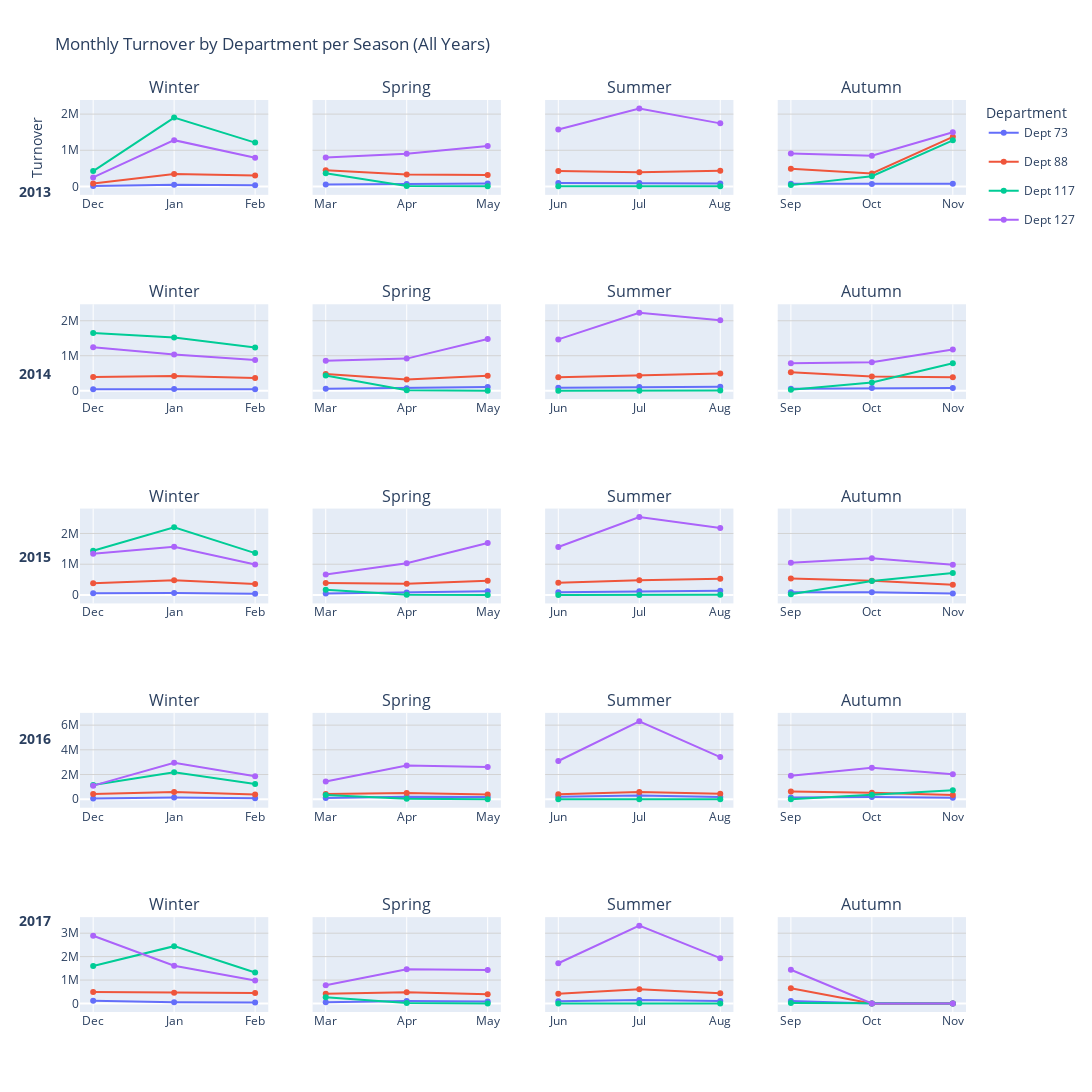

The code cell stored with this chart in its notebook:
### Code cell
df_train["day_id"] = pd.to_datetime(df_train["day_id"])
df_train["year"] = df_train["day_id"].dt.year
df_train["month"] = df_train["day_id"].dt.month
df_train["month_name"] = df_train["day_id"].dt.strftime("%b")


def get_season(month):
    if month in [12, 1, 2]:
        return "Winter"
    elif month in [3, 4, 5]:
        return "Spring"
    elif month in [6, 7, 8]:
        return "Summer"
    else:
        return "Autumn"


df_train["season"] = df_train["month"].apply(get_season)

#TODO: Correct the jan/dec problem
df_train.loc[df_train["month"] == 12, "year"] += 1


monthly_sales = (
    df_train.groupby(["year", "season", "month", "month_name", "dpt_num_department"])[
        "turnover"
    ]
    .sum()
    .reset_index()
)

season_order = ["Winter", "Spring", "Summer", "Autumn"]
years = sorted(df_train["year"].unique())

season_months = {
    "Winter": [12, 1, 2],
    "Spring": [3, 4, 5],
    "Summer": [6, 7, 8],
    "Autumn": [9, 10, 11],
}

departments = sorted(df_train["dpt_num_department"].unique())
color_map = {
    dept: px.colors.qualitative.Plotly[i % len(px.colors.qualitative.Plotly)]
    for i, dept in enumerate(departments)
}

fig = make_subplots(
    rows=len(years),
    cols=4,
    subplot_titles=season_order * len(years),
    shared_yaxes=True,
    horizontal_spacing=0.05,
    vertical_spacing=0.12,
)


for row_idx, year in enumerate(years, start=1):
    year_data = monthly_sales[monthly_sales["year"] == year]

    for col_idx, season in enumerate(season_order, start=1):
        season_data = year_data[year_data["season"] == season]
        months_ordered = season_months[season]

        for dept in departments:
            dept_data = season_data[season_data["dpt_num_department"] == dept]
            dept_data = (
                dept_data.set_index("month").reindex(months_ordered).reset_index()
            )
            dept_data["month_name"] = dept_data["month"].apply(
                lambda m: calendar.month_abbr[m]
            )
            dept_data["turnover"] = dept_data["turnover"].fillna(0)

            fig.add_trace(
                go.Scatter(
                    x=dept_data["month_name"],
                    y=dept_data["turnover"],
                    mode="lines+markers",
                    name=f"Dept {dept}",
                    legendgroup=f"Dept {dept}",
                    line=dict(color=color_map[dept]),
                    marker=dict(color=color_map[dept]),
                    showlegend=(row_idx == 1 and col_idx == 1),
                ),
                row=row_idx,
                col=col_idx,
            )

    fig.add_annotation(
        xref="paper",
        yref="paper",
        x=-0.03,
        y=1 - (row_idx - 1) / len(years) - 1 / (2 * len(years)),
        text=f"<b>{year}</b>",
        showarrow=False,
        font=dict(size=14),
        xanchor="right",
        yanchor="middle",
    )

fig.update_layout(
    height=300 * len(years),
    width=1400,
    title_text="Monthly Turnover by Department per Season (All Years)",
    yaxis_title="Turnover",
    legend_title="Department",
)


fig.update_yaxes(showgrid=True, gridcolor="lightgrey")

fig.show()

### Figure 1 — Plotly figure (JSON) as saved in the notebook; plotly's stock layout.template omitted (floating-point values rounded to 4 significant figures)
{"data": [{"legendgroup": "Dept 73", "line": {"color": "#636EFA"}, "marker": {"color": "#636EFA"}, "mode": "lines+markers", "name": "Dept 73", "showlegend": true, "type": "scatter", "x": ["Dec", "Jan", "Feb"], "xaxis": "x", "y": [9970.0, 48210.0, 33110.0], "yaxis": "y"}, {"legendgroup": "Dept 88", "line": {"color": "#EF553B"}, "marker": {"color": "#EF553B"}, "mode": "lines+markers", "name": "Dept 88", "showlegend": true, "type": "scatter", "x": ["Dec", "Jan", "Feb"], "xaxis": "x", "y": [78640.0, 342500.0, 304000.0], "yaxis": "y"}, {"legendgroup": "Dept 117", "line": {"color": "#00CC96"}, "marker": {"color": "#00CC96"}, "mode": "lines+markers", "name": "Dept 117", "showlegend": true, "type": "scatter", "x": ["Dec", "Jan", "Feb"], "xaxis": "x", "y": [423600.0, 1903000.0, 1211000.0], "yaxis": "y"}, {"legendgroup": "Dept 127", "line": {"color": "#AB63FA"}, "marker": {"color": "#AB63FA"}, "mode": "lines+markers", "name": "Dept 127", "showlegend": true, "type": "scatter", "x": ["Dec", "Jan", "Feb"], "xaxis": "x", "y": [248300.0, 1279000.0, 793600.0], "yaxis": "y"}, {"legendgroup": "Dept 73", "line": {"color": "#636EFA"}, "marker": {"color": "#636EFA"}, "mode": "lines+markers", "name": "Dept 73", "showlegend": false, "type": "scatter", "x": ["Mar", "Apr", "May"], "xaxis": "x2", "y": [48880.0, 65210.0, 79290.0], "yaxis": "y2"}, {"legendgroup": "Dept 88", "line": {"color": "#EF553B"}, "marker": {"color": "#EF553B"}, "mode": "lines+markers", "name": "Dept 88", "showlegend": false, "type": "scatter", "x": ["Mar", "Apr", "May"], "xaxis": "x2", "y": [448400.0, 326400.0, 313600.0], "yaxis": "y2"}, {"legendgroup": "Dept 117", "line": {"color": "#00CC96"}, "marker": {"color": "#00CC96"}, "mode": "lines+markers", "name": "Dept 117", "showlegend": false, "type": "scatter", "x": ["Mar", "Apr", "May"], "xaxis": "x2", "y": [365200.0, 8937.0, 756.0], "yaxis": "y2"}, {"legendgroup": "Dept 127", "line": {"color": "#AB63FA"}, "marker": {"color": "#AB63FA"}, "mode": "lines+markers", "name": "Dept 127", "showlegend": false, "type": "scatter", "x": ["Mar", "Apr", "May"], "xaxis": "x2", "y": [798200.0, 899600.0, 1118000.0], "yaxis": "y2"}, {"legendgroup": "Dept 73", "line": {"color": "#636EFA"}, "marker": {"color": "#636EFA"}, "mode": "lines+markers", "name": "Dept 73", "showlegend": false, "type": "scatter", "x": ["Jun", "Jul", "Aug"], "xaxis": "x3", "y": [95320.0, 90250.0, 77940.0], "yaxis": "y3"}, {"legendgroup": "Dept 88", "line": {"color": "#EF553B"}, "marker": {"color": "#EF553B"}, "mode": "lines+markers", "name": "Dept 88", "showlegend": false, "type": "scatter", "x": ["Jun", "Jul", "Aug"], "xaxis": "x3", "y": [427300.0, 391300.0, 432800.0], "yaxis": "y3"}, {"legendgroup": "Dept 117", "line": {"color": "#00CC96"}, "marker": {"color": "#00CC96"}, "mode": "lines+markers", "name": "Dept 117", "showlegend": false, "type": "scatter", "x": ["Jun", "Jul", "Aug"], "xaxis": "x3", "y": [1255.0, 1397.0, 6705.0], "yaxis": "y3"}, {"legendgroup": "Dept 127", "line": {"color": "#AB63FA"}, "marker": {"color": "#AB63FA"}, "mode": "lines+markers", "name": "Dept 127", "showlegend": false, "type": "scatter", "x": ["Jun", "Jul", "Aug"], "xaxis": "x3", "y": [1575000.0, 2155000.0, 1744000.0], "yaxis": "y3"}, {"legendgroup": "Dept 73", "line": {"color": "#636EFA"}, "marker": {"color": "#636EFA"}, "mode": "lines+markers", "name": "Dept 73", "showlegend": false, "type": "scatter", "x": ["Sep", "Oct", "Nov"], "xaxis": "x4", "y": [70120.0, 63040.0, 71890.0], "yaxis": "y4"}, {"legendgroup": "Dept 88", "line": {"color": "#EF553B"}, "marker": {"color": "#EF553B"}, "mode": "lines+markers", "name": "Dept 88", "showlegend": false, "type": "scatter", "x": ["Sep", "Oct", "Nov"], "xaxis": "x4", "y": [485900.0, 359600.0, 1371000.0], "yaxis": "y4"}, {"legendgroup": "Dept 117", "line": {"color": "#00CC96"}, "marker": {"color": "#00CC96"}, "mode": "lines+markers", "name": "Dept 117", "showlegend": false, "type": "scatter", "x": ["Sep", "Oct", "Nov"], "xaxis": "x4", "y": [34900.0, 281500.0, 1275000.0], "yaxis": "y4"}, {"legendgroup": "Dept 127", "line": {"color": "#AB63FA"}, "marker": {"color": "#AB63FA"}, "mode": "lines+markers", "name": "Dept 127", "showlegend": false, "type": "scatter", "x": ["Sep", "Oct", "Nov"], "xaxis": "x4", "y": [912600.0, 847100.0, 1499000.0], "yaxis": "y4"}, {"legendgroup": "Dept 73", "line": {"color": "#636EFA"}, "marker": {"color": "#636EFA"}, "mode": "lines+markers", "name": "Dept 73", "showlegend": false, "type": "scatter", "x": ["Dec", "Jan", "Feb"], "xaxis": "x5", "y": [43830.0, 46840.0, 39120.0], "yaxis": "y5"}, {"legendgroup": "Dept 88", "line": {"color": "#EF553B"}, "marker": {"color": "#EF553B"}, "mode": "lines+markers", "name": "Dept 88", "showlegend": false, "type": "scatter", "x": ["Dec", "Jan", "Feb"], "xaxis": "x5", "y": [391700.0, 417800.0, 365600.0], "yaxis": "y5"}, {"legendgroup": "Dept 117", "line": {"color": "#00CC96"}, "marker": {"color": "#00CC96"}, "mode": "lines+markers", "name": "Dept 117", "showlegend": false, "type": "scatter", "x": ["Dec", "Jan", "Feb"], "xaxis": "x5", "y": [1651000.0, 1521000.0, 1237000.0], "yaxis": "y5"}, {"legendgroup": "Dept 127", "line": {"color": "#AB63FA"}, "marker": {"color": "#AB63FA"}, "mode": "lines+markers", "name": "Dept 127", "showlegend": false, "type": "scatter", "x": ["Dec", "Jan", "Feb"], "xaxis": "x5", "y": [1246000.0, 1038000.0, 880800.0], "yaxis": "y5"}, {"legendgroup": "Dept 73", "line": {"color": "#636EFA"}, "marker": {"color": "#636EFA"}, "mode": "lines+markers", "name": "Dept 73", "showlegend": false, "type": "scatter", "x": ["Mar", "Apr", "May"], "xaxis": "x6", "y": [53290.0, 69590.0, 105700.0], "yaxis": "y6"}, {"legendgroup": "Dept 88", "line": {"color": "#EF553B"}, "marker": {"color": "#EF553B"}, "mode": "lines+markers", "name": "Dept 88", "showlegend": false, "type": "scatter", "x": ["Mar", "Apr", "May"], "xaxis": "x6", "y": [474200.0, 318200.0, 424900.0], "yaxis": "y6"}, {"legendgroup": "Dept 117", "line": {"color": "#00CC96"}, "marker": {"color": "#00CC96"}, "mode": "lines+markers", "name": "Dept 117", "showlegend": false, "type": "scatter", "x": ["Mar", "Apr", "May"], "xaxis": "x6", "y": [432800.0, 9427.0, 1313.0], "yaxis": "y6"}, {"legendgroup": "Dept 127", "line": {"color": "#AB63FA"}, "marker": {"color": "#AB63FA"}, "mode": "lines+markers", "name": "Dept 127", "showlegend": false, "type": "scatter", "x": ["Mar", "Apr", "May"], "xaxis": "x6", "y": [857600.0, 918000.0, 1481000.0], "yaxis": "y6"}, {"legendgroup": "Dept 73", "line": {"color": "#636EFA"}, "marker": {"color": "#636EFA"}, "mode": "lines+markers", "name": "Dept 73", "showlegend": false, "type": "scatter", "x": ["Jun", "Jul", "Aug"], "xaxis": "x7", "y": [83130.0, 107200.0, 116200.0], "yaxis": "y7"}, {"legendgroup": "Dept 88", "line": {"color": "#EF553B"}, "marker": {"color": "#EF553B"}, "mode": "lines+markers", "name": "Dept 88", "showlegend": false, "type": "scatter", "x": ["Jun", "Jul", "Aug"], "xaxis": "x7", "y": [382000.0, 427700.0, 491200.0], "yaxis": "y7"}, {"legendgroup": "Dept 117", "line": {"color": "#00CC96"}, "marker": {"color": "#00CC96"}, "mode": "lines+markers", "name": "Dept 117", "showlegend": false, "type": "scatter", "x": ["Jun", "Jul", "Aug"], "xaxis": "x7", "y": [1681.0, 1402.0, 7020.0], "yaxis": "y7"}, {"legendgroup": "Dept 127", "line": {"color": "#AB63FA"}, "marker": {"color": "#AB63FA"}, "mode": "lines+markers", "name": "Dept 127", "showlegend": false, "type": "scatter", "x": ["Jun", "Jul", "Aug"], "xaxis": "x7", "y": [1467000.0, 2229000.0, 2017000.0], "yaxis": "y7"}, {"legendgroup": "Dept 73", "line": {"color": "#636EFA"}, "marker": {"color": "#636EFA"}, "mode": "lines+markers", "name": "Dept 73", "showlegend": false, "type": "scatter", "x": ["Sep", "Oct", "Nov"], "xaxis": "x8", "y": [56000.0, 74630.0, 74590.0], "yaxis": "y8"}, {"legendgroup": "Dept 88", "line": {"color": "#EF553B"}, "marker": {"color": "#EF553B"}, "mode": "lines+markers", "name": "Dept 88", "showlegend": false, "type": "scatter", "x": ["Sep", "Oct", "Nov"], "xaxis": "x8", "y": [529900.0, 408000.0, 387100.0], "yaxis": "y8"}, {"legendgroup": "Dept 117", "line": {"color": "#00CC96"}, "marker": {"color": "#00CC96"}, "mode": "lines+markers", "name": "Dept 117", "showlegend": false, "type": "scatter", "x": ["Sep", "Oct", "Nov"], "xaxis": "x8", "y": [23910.0, 235100.0, 787500.0], "yaxis": "y8"}, {"legendgroup": "Dept 127", "line": {"color": "#AB63FA"}, "marker": {"color": "#AB63FA"}, "mode": "lines+markers", "name": "Dept 127", "showlegend": false, "type": "scatter", "x": ["Sep", "Oct", "Nov"], "xaxis": "x8", "y": [785000.0, 815000.0, 1176000.0], "yaxis": "y8"}, {"legendgroup": "Dept 73", "line": {"color": "#636EFA"}, "marker": {"color": "#636EFA"}, "mode": "lines+markers", "name": "Dept 73", "showlegend": false, "type": "scatter", "x": ["Dec", "Jan", "Feb"], "xaxis": "x9", "y": [55690.0, 62110.0, 38370.0], "yaxis": "y9"}, {"legendgroup": "Dept 88", "line": {"color": "#EF553B"}, "marker": {"color": "#EF553B"}, "mode": "lines+markers", "name": "Dept 88", "showlegend": false, "type": "scatter", "x": ["Dec", "Jan", "Feb"], "xaxis": "x9", "y": [377900.0, 476400.0, 354400.0], "yaxis": "y9"}, {"legendgroup": "Dept 117", "line": {"color": "#00CC96"}, "marker": {"color": "#00CC96"}, "mode": "lines+markers", "name": "Dept 117", "showlegend": false, "type": "scatter", "x": ["Dec", "Jan", "Feb"], "xaxis": "x9", "y": [1440000.0, 2198000.0, 1361000.0], "yaxis": "y9"}, {"legendgroup": "Dept 127", "line": {"color": "#AB63FA"}, "marker": {"color": "#AB63FA"}, "mode": "lines+markers", "name": "Dept 127", "showlegend": false, "type": "scatter", "x": ["Dec", "Jan", "Feb"], "xaxis": "x9", "y": [1344000.0, 1565000.0, 988400.0], "yaxis": "y9"}, {"legendgroup": "Dept 73", "line": {"color": "#636EFA"}, "marker": {"color": "#636EFA"}, "mode": "lines+markers", "name": "Dept 73", "showlegend": false, "type": "scatter", "x": ["Mar", "Apr", "May"], "xaxis": "x10", "y": [47940.0, 81160.0, 121000.0], "yaxis": "y10"}, {"legendgroup": "Dept 88", "line": {"color": "#EF553B"}, "marker": {"color": "#EF553B"}, "mode": "lines+markers", "name": "Dept 88", "showlegend": false, "type": "scatter", "x": ["Mar", "Apr", "May"], "xaxis": "x10", "y": [392200.0, 364100.0, 465900.0], "yaxis": "y10"}, {"legendgroup": "Dept 117", "line": {"color": "#00CC96"}, "marker": {"color": "#00CC96"}, "mode": "lines+markers", "name": "Dept 117", "showlegend": false, "type": "scatter", "x": ["Mar", "Apr", "May"], "xaxis": "x10", "y": [169400.0, 9203.0, 1155.0], "yaxis": "y10"}, {"legendgroup": "Dept 127", "line": {"color": "#AB63FA"}, "marker": {"color": "#AB63FA"}, "mode": "lines+markers", "name": "Dept 127", "showlegend": false, "type": "scatter", "x": ["Mar", "Apr", "May"], "xaxis": "x10", "y": [668300.0, 1034000.0, 1688000.0], "yaxis": "y10"}, {"legendgroup": "Dept 73", "line": {"color": "#636EFA"}, "marker": {"color": "#636EFA"}, "mode": "lines+markers", "name": "Dept 73", "showlegend": false, "type": "scatter", "x": ["Jun", "Jul", "Aug"], "xaxis": "x11", "y": [92240.0, 117200.0, 134800.0], "yaxis": "y11"}, {"legendgroup": "Dept 88", "line": {"color": "#EF553B"}, "marker": {"color": "#EF553B"}, "mode": "lines+markers", "name": "Dept 88", "showlegend": false, "type": "scatter", "x": ["Jun", "Jul", "Aug"], "xaxis": "x11", "y": [401100.0, 481200.0, 524300.0], "yaxis": "y11"}, {"legendgroup": "Dept 117", "line": {"color": "#00CC96"}, "marker": {"color": "#00CC96"}, "mode": "lines+markers", "name": "Dept 117", "showlegend": false, "type": "scatter", "x": ["Jun", "Jul", "Aug"], "xaxis": "x11", "y": [1135.0, 2471.0, 5041.0], "yaxis": "y11"}, {"legendgroup": "Dept 127", "line": {"color": "#AB63FA"}, "marker": {"color": "#AB63FA"}, "mode": "lines+markers", "name": "Dept 127", "showlegend": false, "type": "scatter", "x": ["Jun", "Jul", "Aug"], "xaxis": "x11", "y": [1560000.0, 2533000.0, 2181000.0], "yaxis": "y11"}, {"legendgroup": "Dept 73", "line": {"color": "#636EFA"}, "marker": {"color": "#636EFA"}, "mode": "lines+markers", "name": "Dept 73", "showlegend": false, "type": "scatter", "x": ["Sep", "Oct", "Nov"], "xaxis": "x12", "y": [87380.0, 87480.0, 50180.0], "yaxis": "y12"}, {"legendgroup": "Dept 88", "line": {"color": "#EF553B"}, "marker": {"color": "#EF553B"}, "mode": "lines+markers", "name": "Dept 88", "showlegend": false, "type": "scatter", "x": ["Sep", "Oct", "Nov"], "xaxis": "x12", "y": [532100.0, 463600.0, 328600.0], "yaxis": "y12"}, {"legendgroup": "Dept 117", "line": {"color": "#00CC96"}, "marker": {"color": "#00CC96"}, "mode": "lines+markers", "name": "Dept 117", "showlegend": false, "type": "scatter", "x": ["Sep", "Oct", "Nov"], "xaxis": "x12", "y": [23660.0, 452400.0, 715600.0], "yaxis": "y12"}, {"legendgroup": "Dept 127", "line": {"color": "#AB63FA"}, "marker": {"color": "#AB63FA"}, "mode": "lines+markers", "name": "Dept 127", "showlegend": false, "type": "scatter", "x": ["Sep", "Oct", "Nov"], "xaxis": "x12", "y": [1046000.0, 1194000.0, 984300.0], "yaxis": "y12"}, {"legendgroup": "Dept 73", "line": {"color": "#636EFA"}, "marker": {"color": "#636EFA"}, "mode": "lines+markers", "name": "Dept 73", "showlegend": false, "type": "scatter", "x": ["Dec", "Jan", "Feb"], "xaxis": "x13", "y": [54290.0, 137400.0, 90500.0], "yaxis": "y13"}, {"legendgroup": "Dept 88", "line": {"color": "#EF553B"}, "marker": {"color": "#EF553B"}, "mode": "lines+markers", "name": "Dept 88", "showlegend": false, "type": "scatter", "x": ["Dec", "Jan", "Feb"], "xaxis": "x13", "y": [423100.0, 577000.0, 385900.0], "yaxis": "y13"}, {"legendgroup": "Dept 117", "line": {"color": "#00CC96"}, "marker": {"color": "#00CC96"}, "mode": "lines+markers", "name": "Dept 117", "showlegend": false, "type": "scatter", "x": ["Dec", "Jan", "Feb"], "xaxis": "x13", "y": [1154000.0, 2192000.0, 1242000.0], "yaxis": "y13"}, {"legendgroup": "Dept 127", "line": {"color": "#AB63FA"}, "marker": {"color": "#AB63FA"}, "mode": "lines+markers", "name": "Dept 127", "showlegend": false, "type": "scatter", "x": ["Dec", "Jan", "Feb"], "xaxis": "x13", "y": [1102000.0, 2949000.0, 1867000.0], "yaxis": "y13"}, {"legendgroup": "Dept 73", "line": {"color": "#636EFA"}, "marker": {"color": "#636EFA"}, "mode": "lines+markers", "name": "Dept 73", "showlegend": false, "type": "scatter", "x": ["Mar", "Apr", "May"], "xaxis": "x14", "y": [96160.0, 211600.0, 178200.0], "yaxis": "y14"}, {"legendgroup": "Dept 88", "line": {"color": "#EF553B"}, "marker": {"color": "#EF553B"}, "mode": "lines+markers", "name": "Dept 88", "showlegend": false, "type": "scatter", "x": ["Mar", "Apr", "May"], "xaxis": "x14", "y": [416400.0, 504200.0, 394000.0], "yaxis": "y14"}, {"legendgroup": "Dept 117", "line": {"color": "#00CC96"}, "marker": {"color": "#00CC96"}, "mode": "lines+markers", "name": "Dept 117", "showlegend": false, "type": "scatter", "x": ["Mar", "Apr", "May"], "xaxis": "x14", "y": [348700.0, 36840.0, 2318.0], "yaxis": "y14"}, {"legendgroup": "Dept 127", "line": {"color": "#AB63FA"}, "marker": {"color": "#AB63FA"}, "mode": "lines+markers", "name": "Dept 127", "showlegend": false, "type": "scatter", "x": ["Mar", "Apr", "May"], "xaxis": "x14", "y": [1436000.0, 2731000.0, 2609000.0], "yaxis": "y14"}, {"legendgroup": "Dept 73", "line": {"color": "#636EFA"}, "marker": {"color": "#636EFA"}, "mode": "lines+markers", "name": "Dept 73", "showlegend": false, "type": "scatter", "x": ["Jun", "Jul", "Aug"], "xaxis": "x15", "y": [212000.0, 312800.0, 183700.0], "yaxis": "y15"}, {"legendgroup": "Dept 88", "line": {"color": "#EF553B"}, "marker": {"color": "#EF553B"}, "mode": "lines+markers", "name": "Dept 88", "showlegend": false, "type": "scatter", "x": ["Jun", "Jul", "Aug"], "xaxis": "x15", "y": [411100.0, 592500.0, 435800.0], "yaxis": "y15"}, {"legendgroup": "Dept 117", "line": {"color": "#00CC96"}, "marker": {"color": "#00CC96"}, "mode": "lines+markers", "name": "Dept 117", "showlegend": false, "type": "scatter", "x": ["Jun", "Jul", "Aug"], "xaxis": "x15", "y": [2611.0, 6160.0, 4112.0], "yaxis": "y15"}, {"legendgroup": "Dept 127", "line": {"color": "#AB63FA"}, "marker": {"color": "#AB63FA"}, "mode": "lines+markers", "name": "Dept 127", "showlegend": false, "type": "scatter", "x": ["Jun", "Jul", "Aug"], "xaxis": "x15", "y": [3094000.0, 6305000.0, 3415000.0], "yaxis": "y15"}, {"legendgroup": "Dept 73", "line": {"color": "#636EFA"}, "marker": {"color": "#636EFA"}, "mode": "lines+markers", "name": "Dept 73", "showlegend": false, "type": "scatter", "x": ["Sep", "Oct", "Nov"], "xaxis": "x16", "y": [134600.0, 181200.0, 116100.0], "yaxis": "y16"}, {"legendgroup": "Dept 88", "line": {"color": "#EF553B"}, "marker": {"color": "#EF553B"}, "mode": "lines+markers", "name": "Dept 88", "showlegend": false, "type": "scatter", "x": ["Sep", "Oct", "Nov"], "xaxis": "x16", "y": [617200.0, 523200.0, 345400.0], "yaxis": "y16"}, {"legendgroup": "Dept 117", "line": {"color": "#00CC96"}, "marker": {"color": "#00CC96"}, "mode": "lines+markers", "name": "Dept 117", "showlegend": false, "type": "scatter", "x": ["Sep", "Oct", "Nov"], "xaxis": "x16", "y": [8757.0, 357400.0, 733300.0], "yaxis": "y16"}, {"legendgroup": "Dept 127", "line": {"color": "#AB63FA"}, "marker": {"color": "#AB63FA"}, "mode": "lines+markers", "name": "Dept 127", "showlegend": false, "type": "scatter", "x": ["Sep", "Oct", "Nov"], "xaxis": "x16", "y": [1905000.0, 2552000.0, 2027000.0], "yaxis": "y16"}, {"legendgroup": "Dept 73", "line": {"color": "#636EFA"}, "marker": {"color": "#636EFA"}, "mode": "lines+markers", "name": "Dept 73", "showlegend": false, "type": "scatter", "x": ["Dec", "Jan", "Feb"], "xaxis": "x17", "y": [120200.0, 53250.0, 44270.0], "yaxis": "y17"}, {"legendgroup": "Dept 88", "line": {"color": "#EF553B"}, "marker": {"color": "#EF553B"}, "mode": "lines+markers", "name": "Dept 88", "showlegend": false, "type": "scatter", "x": ["Dec", "Jan", "Feb"], "xaxis": "x17", "y": [493500.0, 464000.0, 448900.0], "yaxis": "y17"}, {"legendgroup": "Dept 117", "line": {"color": "#00CC96"}, "marker": {"color": "#00CC96"}, "mode": "lines+markers", "name": "Dept 117", "showlegend": false, "type": "scatter", "x": ["Dec", "Jan", "Feb"], "xaxis": "x17", "y": [1601000.0, 2446000.0, 1323000.0], "yaxis": "y17"}, {"legendgroup": "Dept 127", "line": {"color": "#AB63FA"}, "marker": {"color": "#AB63FA"}, "mode": "lines+markers", "name": "Dept 127", "showlegend": false, "type": "scatter", "x": ["Dec", "Jan", "Feb"], "xaxis": "x17", "y": [2890000.0, 1613000.0, 981100.0], "yaxis": "y17"}, {"legendgroup": "Dept 73", "line": {"color": "#636EFA"}, "marker": {"color": "#636EFA"}, "mode": "lines+markers", "name": "Dept 73", "showlegend": false, "type": "scatter", "x": ["Mar", "Apr", "May"], "xaxis": "x18", "y": [50240.0, 101900.0, 87970.0], "yaxis": "y18"}, {"legendgroup": "Dept 88", "line": {"color": "#EF553B"}, "marker": {"color": "#EF553B"}, "mode": "lines+markers", "name": "Dept 88", "showlegend": false, "type": "scatter", "x": ["Mar", "Apr", "May"], "xaxis": "x18", "y": [418700.0, 480900.0, 396000.0], "yaxis": "y18"}, {"legendgroup": "Dept 117", "line": {"color": "#00CC96"}, "marker": {"color": "#00CC96"}, "mode": "lines+markers", "name": "Dept 117", "showlegend": false, "type": "scatter", "x": ["Mar", "Apr", "May"], "xaxis": "x18", "y": [269400.0, 26440.0, 2443.0], "yaxis": "y18"}, {"legendgroup": "Dept 127", "line": {"color": "#AB63FA"}, "marker": {"color": "#AB63FA"}, "mode": "lines+markers", "name": "Dept 127", "showlegend": false, "type": "scatter", "x": ["Mar", "Apr", "May"], "xaxis": "x18", "y": [775900.0, 1460000.0, 1433000.0], "yaxis": "y18"}, {"legendgroup": "Dept 73", "line": {"color": "#636EFA"}, "marker": {"color": "#636EFA"}, "mode": "lines+markers", "name": "Dept 73", "showlegend": false, "type": "scatter", "x": ["Jun", "Jul", "Aug"], "xaxis": "x19", "y": [92020.0, 151400.0, 103300.0], "yaxis": "y19"}, {"legendgroup": "Dept 88", "line": {"color": "#EF553B"}, "marker": {"color": "#EF553B"}, "mode": "lines+markers", "name": "Dept 88", "showlegend": false, "type": "scatter", "x": ["Jun", "Jul", "Aug"], "xaxis": "x19", "y": [413600.0, 606700.0, 435800.0], "yaxis": "y19"}, {"legendgroup": "Dept 117", "line": {"color": "#00CC96"}, "marker": {"color": "#00CC96"}, "mode": "lines+markers", "name": "Dept 117", "showlegend": false, "type": "scatter", "x": ["Jun", "Jul", "Aug"], "xaxis": "x19", "y": [2524.0, 5924.0, 3491.0], "yaxis": "y19"}, {"legendgroup": "Dept 127", "line": {"color": "#AB63FA"}, "marker": {"color": "#AB63FA"}, "mode": "lines+markers", "name": "Dept 127", "showlegend": false, "type": "scatter", "x": ["Jun", "Jul", "Aug"], "xaxis": "x19", "y": [1717000.0, 3322000.0, 1936000.0], "yaxis": "y19"}, {"legendgroup": "Dept 73", "line": {"color": "#636EFA"}, "marker": {"color": "#636EFA"}, "mode": "lines+markers", "name": "Dept 73", "showlegend": false, "type": "scatter", "x": ["Sep", "Oct", "Nov"], "xaxis": "x20", "y": [103500.0, 0.0, 0.0], "yaxis": "y20"}, {"legendgroup": "Dept 88", "line": {"color": "#EF553B"}, "marker": {"color": "#EF553B"}, "mode": "lines+markers", "name": "Dept 88", "showlegend": false, "type": "scatter", "x": ["Sep", "Oct", "Nov"], "xaxis": "x20", "y": [651800.0, 0.0, 0.0], "yaxis": "y20"}, {"legendgroup": "Dept 117", "line": {"color": "#00CC96"}, "marker": {"color": "#00CC96"}, "mode": "lines+markers", "name": "Dept 117", "showlegend": false, "type": "scatter", "x": ["Sep", "Oct", "Nov"], "xaxis": "x20", "y": [21690.0, 0.0, 0.0], "yaxis": "y20"}, {"legendgroup": "Dept 127", "line": {"color": "#AB63FA"}, "marker": {"color": "#AB63FA"}, "mode": "lines+markers", "name": "Dept 127", "showlegend": false, "type": "scatter", "x": ["Sep", "Oct", "Nov"], "xaxis": "x20", "y": [1441000.0, 0.0, 0.0], "yaxis": "y20"}], "layout": {"annotations": [{"font": {"size": 16}, "showarrow": false, "text": "Winter", "x": 0.1062, "xanchor": "center", "xref": "paper", "y": 1, "yanchor": "bottom", "yref": "paper"}, {"font": {"size": 16}, "showarrow": false, "text": "Spring", "x": 0.3688, "xanchor": "center", "xref": "paper", "y": 1, "yanchor": "bottom", "yref": "paper"}, {"font": {"size": 16}, "showarrow": false, "text": "Summer", "x": 0.6313, "xanchor": "center", "xref": "paper", "y": 1, "yanchor": "bottom", "yref": "paper"}, {"font": {"size": 16}, "showarrow": false, "text": "Autumn", "x": 0.8938, "xanchor": "center", "xref": "paper", "y": 1, "yanchor": "bottom", "yref": "paper"}, {"font": {"size": 16}, "showarrow": false, "text": "Winter", "x": 0.1062, "xanchor": "center", "xref": "paper", "y": 0.776, "yanchor": "bottom", "yref": "paper"}, {"font": {"size": 16}, "showarrow": false, "text": "Spring", "x": 0.3688, "xanchor": "center", "xref": "paper", "y": 0.776, "yanchor": "bottom", "yref": "paper"}, {"font": {"size": 16}, "showarrow": false, "text": "Summer", "x": 0.6313, "xanchor": "center", "xref": "paper", "y": 0.776, "yanchor": "bottom", "yref": "paper"}, {"font": {"size": 16}, "showarrow": false, "text": "Autumn", "x": 0.8938, "xanchor": "center", "xref": "paper", "y": 0.776, "yanchor": "bottom", "yref": "paper"}, {"font": {"size": 16}, "showarrow": false, "text": "Winter", "x": 0.1062, "xanchor": "center", "xref": "paper", "y": 0.552, "yanchor": "bottom", "yref": "paper"}, {"font": {"size": 16}, "showarrow": false, "text": "Spring", "x": 0.3688, "xanchor": "center", "xref": "paper", "y": 0.552, "yanchor": "bottom", "yref": "paper"}, {"font": {"size": 16}, "showarrow": false, "text": "Summer", "x": 0.6313, "xanchor": "center", "xref": "paper", "y": 0.552, "yanchor": "bottom", "yref": "paper"}, {"font": {"size": 16}, "showarrow": false, "text": "Autumn", "x": 0.8938, "xanchor": "center", "xref": "paper", "y": 0.552, "yanchor": "bottom", "yref": "paper"}, {"font": {"size": 16}, "showarrow": false, "text": "Winter", "x": 0.1062, "xanchor": "center", "xref": "paper", "y": 0.328, "yanchor": "bottom", "yref": "paper"}, {"font": {"size": 16}, "showarrow": false, "text": "Spring", "x": 0.3688, "xanchor": "center", "xref": "paper", "y": 0.328, "yanchor": "bottom", "yref": "paper"}, {"font": {"size": 16}, "showarrow": false, "text": "Summer", "x": 0.6313, "xanchor": "center", "xref": "paper", "y": 0.328, "yanchor": "bottom", "yref": "paper"}, {"font": {"size": 16}, "showarrow": false, "text": "Autumn", "x": 0.8938, "xanchor": "center", "xref": "paper", "y": 0.328, "yanchor": "bottom", "yref": "paper"}, {"font": {"size": 16}, "showarrow": false, "text": "Winter", "x": 0.1062, "xanchor": "center", "xref": "paper", "y": 0.104, "yanchor": "bottom", "yref": "paper"}, {"font": {"size": 16}, "showarrow": false, "text": "Spring", "x": 0.3688, "xanchor": "center", "xref": "paper", "y": 0.104, "yanchor": "bottom", "yref": "paper"}, {"font": {"size": 16}, "showarrow": false, "text": "Summer", "x": 0.6313, "xanchor": "center", "xref": "paper", "y": 0.104, "yanchor": "bottom", "yref": "paper"}, {"font": {"size": 16}, "showarrow": false, "text": "Autumn", "x": 0.8938, "xanchor": "center", "xref": "paper", "y": 0.104, "yanchor": "bottom", "yref": "paper"}, {"font": {"size": 14}, "showarrow": false, "text": "<b>2013</b>", "x": -0.03, "xanchor": "right", "xref": "paper", "y": 0.9, "yanchor": "middle", "yref": "paper"}, {"font": {"size": 14}, "showarrow": false, "text": "<b>2014</b>", "x": -0.03, "xanchor": "right", "xref": "paper", "y": 0.7, "yanchor": "middle", "yref": "paper"}, {"font": {"size": 14}, "showarrow": false, "text": "<b>2015</b>", "x": -0.03, "xanchor": "right", "xref": "paper", "y": 0.5, "yanchor": "middle", "yref": "paper"}, {"font": {"size": 14}, "showarrow": false, "text": "<b>2016</b>", "x": -0.03, "xanchor": "right", "xref": "paper", "y": 0.3, "yanchor": "middle", "yref": "paper"}, {"font": {"size": 14}, "showarrow": false, "text": "<b>2017</b>", "x": -0.03, "xanchor": "right", "xref": "paper", "y": 0.1, "yanchor": "middle", "yref": "paper"}], "height": 1500, "legend": {"title": {"text": "Department"}}, "title": {"text": "Monthly Turnover by Department per Season (All Years)"}, "width": 1400, "xaxis": {"anchor": "y", "domain": [0, 0.2125]}, "xaxis10": {"anchor": "y10", "domain": [0.2625, 0.475]}, "xaxis11": {"anchor": "y11", "domain": [0.525, 0.7375]}, "xaxis12": {"anchor": "y12", "domain": [0.7875, 1]}, "xaxis13": {"anchor": "y13", "domain": [0, 0.2125]}, "xaxis14": {"anchor": "y14", "domain": [0.2625, 0.475]}, "xaxis15": {"anchor": "y15", "domain": [0.525, 0.7375]}, "xaxis16": {"anchor": "y16", "domain": [0.7875, 1]}, "xaxis17": {"anchor": "y17", "domain": [0, 0.2125]}, "xaxis18": {"anchor": "y18", "domain": [0.2625, 0.475]}, "xaxis19": {"anchor": "y19", "domain": [0.525, 0.7375]}, "xaxis2": {"anchor": "y2", "domain": [0.2625, 0.475]}, "xaxis20": {"anchor": "y20", "domain": [0.7875, 1]}, "xaxis3": {"anchor": "y3", "domain": [0.525, 0.7375]}, "xaxis4": {"anchor": "y4", "domain": [0.7875, 1]}, "xaxis5": {"anchor": "y5", "domain": [0, 0.2125]}, "xaxis6": {"anchor": "y6", "domain": [0.2625, 0.475]}, "xaxis7": {"anchor": "y7", "domain": [0.525, 0.7375]}, "xaxis8": {"anchor": "y8", "domain": [0.7875, 1]}, "xaxis9": {"anchor": "y9", "domain": [0, 0.2125]}, "yaxis": {"anchor": "x", "domain": [0.896, 1], "gridcolor": "lightgrey", "showgrid": true, "title": {"text": "Turnover"}}, "yaxis10": {"anchor": "x10", "domain": [0.448, 0.552], "gridcolor": "lightgrey", "matches": "y9", "showgrid": true, "showticklabels": false}, "yaxis11": {"anchor": "x11", "domain": [0.448, 0.552], "gridcolor": "lightgrey", "matches": "y9", "showgrid": true, "showticklabels": false}, "yaxis12": {"anchor": "x12", "domain": [0.448, 0.552], "gridcolor": "lightgrey", "matches": "y9", "showgrid": true, "showticklabels": false}, "yaxis13": {"anchor": "x13", "domain": [0.224, 0.328], "gridcolor": "lightgrey", "showgrid": true}, "yaxis14": {"anchor": "x14", "domain": [0.224, 0.328], "gridcolor": "lightgrey", "matches": "y13", "showgrid": true, "showticklabels": false}, "yaxis15": {"anchor": "x15", "domain": [0.224, 0.328], "gridcolor": "lightgrey", "matches": "y13", "showgrid": true, "showticklabels": false}, "yaxis16": {"anchor": "x16", "domain": [0.224, 0.328], "gridcolor": "lightgrey", "matches": "y13", "showgrid": true, "showticklabels": false}, "yaxis17": {"anchor": "x17", "domain": [0, 0.104], "gridcolor": "lightgrey", "showgrid": true}, "yaxis18": {"anchor": "x18", "domain": [0, 0.104], "gridcolor": "lightgrey", "matches": "y17", "showgrid": true, "showticklabels": false}, "yaxis19": {"anchor": "x19", "domain": [0, 0.104], "gridcolor": "lightgrey", "matches": "y17", "showgrid": true, "showticklabels": false}, "yaxis2": {"anchor": "x2", "domain": [0.896, 1], "gridcolor": "lightgrey", "matches": "y", "showgrid": true, "showticklabels": false}, "yaxis20": {"anchor": "x20", "domain": [0, 0.104], "gridcolor": "lightgrey", "matches": "y17", "showgrid": true, "showticklabels": false}, "yaxis3": {"anchor": "x3", "domain": [0.896, 1], "gridcolor": "lightgrey", "matches": "y", "showgrid": true, "showticklabels": false}, "yaxis4": {"anchor": "x4", "domain": [0.896, 1], "gridcolor": "lightgrey", "matches": "y", "showgrid": true, "showticklabels": false}, "yaxis5": {"anchor": "x5", "domain": [0.672, 0.776], "gridcolor": "lightgrey", "showgrid": true}, "yaxis6": {"anchor": "x6", "domain": [0.672, 0.776], "gridcolor": "lightgrey", "matches": "y5", "showgrid": true, "showticklabels": false}, "yaxis7": {"anchor": "x7", "domain": [0.672, 0.776], "gridcolor": "lightgrey", "matches": "y5", "showgrid": true, "showticklabels": false}, "yaxis8": {"anchor": "x8", "domain": [0.672, 0.776], "gridcolor": "lightgrey", "matches": "y5", "showgrid": true, "showticklabels": false}, "yaxis9": {"anchor": "x9", "domain": [0.448, 0.552], "gridcolor": "lightgrey", "showgrid": true}}}
